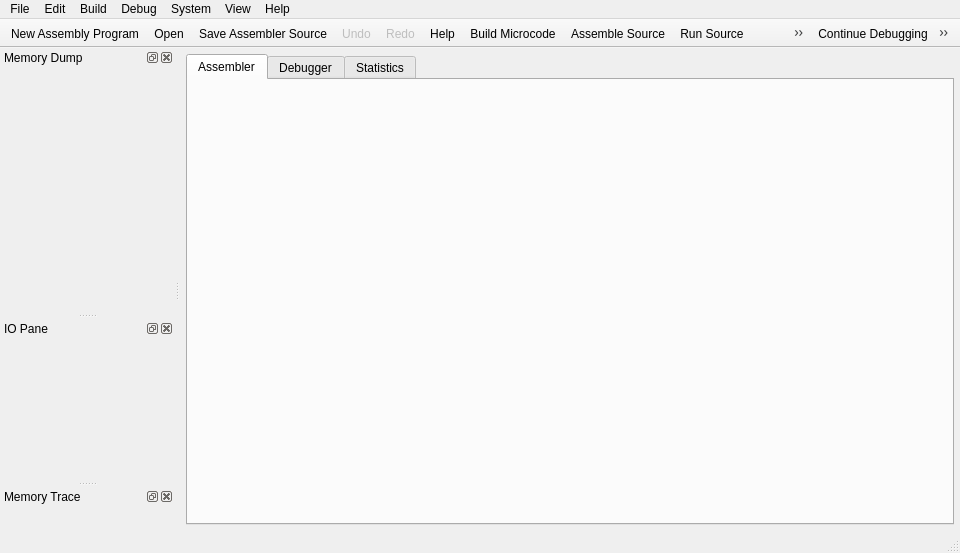
<?xml version="1.0" encoding="UTF-8"?>
<ui version="4.0">
 <class>MicroMainWindow</class>
 <widget class="QMainWindow" name="MicroMainWindow">
  <property name="geometry">
   <rect>
    <x>0</x>
    <y>0</y>
    <width>960</width>
    <height>553</height>
   </rect>
  </property>
  <property name="sizePolicy">
   <sizepolicy hsizetype="Expanding" vsizetype="Expanding">
    <horstretch>0</horstretch>
    <verstretch>0</verstretch>
   </sizepolicy>
  </property>
  <property name="windowTitle">
   <string>Pep/9 Micro</string>
  </property>
  <property name="windowIcon">
   <iconset resource="pep9micro-resources.qrc">
    <normaloff>:/images/Pep9micro-icon.png</normaloff>:/images/Pep9micro-icon.png</iconset>
  </property>
  <property name="unifiedTitleAndToolBarOnMac">
   <bool>true</bool>
  </property>
  <widget class="QWidget" name="centralWidget">
   <layout class="QGridLayout" name="gridLayout">
    <property name="leftMargin">
     <number>6</number>
    </property>
    <property name="topMargin">
     <number>6</number>
    </property>
    <property name="rightMargin">
     <number>6</number>
    </property>
    <property name="bottomMargin">
     <number>6</number>
    </property>
    <item row="0" column="0">
     <widget class="QTabWidget" name="tabWidget">
      <property name="sizePolicy">
       <sizepolicy hsizetype="Expanding" vsizetype="Expanding">
        <horstretch>5</horstretch>
        <verstretch>0</verstretch>
       </sizepolicy>
      </property>
      <property name="maximumSize">
       <size>
        <width>16777215</width>
        <height>16777208</height>
       </size>
      </property>
      <property name="currentIndex">
       <number>0</number>
      </property>
      <property name="documentMode">
       <bool>false</bool>
      </property>
      <property name="movable">
       <bool>true</bool>
      </property>
      <property name="tabBarAutoHide">
       <bool>true</bool>
      </property>
      <widget class="QWidget" name="assemblerTab">
       <attribute name="title">
        <string>Assembler</string>
       </attribute>
       <layout class="QGridLayout" name="gridLayout_6">
        <item row="0" column="0">
         <layout class="QGridLayout" name="assemblerGridLayout">
          <item row="0" column="0">
           <widget class="QSplitter" name="codeSplitter">
            <property name="orientation">
             <enum>Qt::Vertical</enum>
            </property>
            <property name="opaqueResize">
             <bool>true</bool>
            </property>
            <widget class="AssemblerPane" name="assemblerPane" native="true"/>
           </widget>
          </item>
         </layout>
        </item>
       </layout>
      </widget>
      <widget class="QWidget" name="debuggerTab">
       <attribute name="title">
        <string>Debugger</string>
       </attribute>
       <layout class="QGridLayout" name="gridLayout_4">
        <item row="0" column="0">
         <widget class="QSplitter" name="debuggerSplitter">
          <property name="orientation">
           <enum>Qt::Horizontal</enum>
          </property>
          <widget class="CpuPane" name="cpuWidget" native="true">
           <property name="sizePolicy">
            <sizepolicy hsizetype="MinimumExpanding" vsizetype="Preferred">
             <horstretch>2</horstretch>
             <verstretch>0</verstretch>
            </sizepolicy>
           </property>
           <property name="minimumSize">
            <size>
             <width>0</width>
             <height>0</height>
            </size>
           </property>
          </widget>
          <widget class="QTabWidget" name="debuggerTabWidget">
           <property name="sizePolicy">
            <sizepolicy hsizetype="Expanding" vsizetype="Expanding">
             <horstretch>1</horstretch>
             <verstretch>0</verstretch>
            </sizepolicy>
           </property>
           <property name="currentIndex">
            <number>1</number>
           </property>
           <widget class="QWidget" name="microcodeDebuggerTab">
            <attribute name="title">
             <string>Microcode</string>
            </attribute>
            <layout class="QGridLayout" name="gridLayout_3">
             <item row="0" column="0">
              <widget class="QSplitter" name="splitter">
               <property name="orientation">
                <enum>Qt::Vertical</enum>
               </property>
               <widget class="MicrocodePane" name="microcodeWidget" native="true">
                <property name="sizePolicy">
                 <sizepolicy hsizetype="Preferred" vsizetype="Preferred">
                  <horstretch>0</horstretch>
                  <verstretch>2</verstretch>
                 </sizepolicy>
                </property>
               </widget>
               <widget class="MicroObjectCodePane" name="microObjectCodePane" native="true">
                <property name="sizePolicy">
                 <sizepolicy hsizetype="Preferred" vsizetype="Preferred">
                  <horstretch>0</horstretch>
                  <verstretch>1</verstretch>
                 </sizepolicy>
                </property>
                <property name="maximumSize">
                 <size>
                  <width>16777215</width>
                  <height>350</height>
                 </size>
                </property>
               </widget>
              </widget>
             </item>
            </layout>
           </widget>
           <widget class="QWidget" name="assemblerDebuggerTab">
            <attribute name="title">
             <string>Assembler</string>
            </attribute>
            <layout class="QGridLayout" name="gridLayout_9">
             <item row="0" column="0">
              <widget class="AsmProgramTracePane" name="asmProgramTracePane" native="true"/>
             </item>
            </layout>
           </widget>
          </widget>
         </widget>
        </item>
       </layout>
      </widget>
      <widget class="QWidget" name="statsTab">
       <attribute name="title">
        <string>Statistics</string>
       </attribute>
       <layout class="QGridLayout" name="gridLayout_10">
        <item row="0" column="0">
         <layout class="QGridLayout" name="gridLayout_8"/>
        </item>
       </layout>
      </widget>
     </widget>
    </item>
   </layout>
  </widget>
  <widget class="QMenuBar" name="menuBar">
   <property name="geometry">
    <rect>
     <x>0</x>
     <y>0</y>
     <width>960</width>
     <height>22</height>
    </rect>
   </property>
   <widget class="QMenu" name="menuFile">
    <property name="title">
     <string>File</string>
    </property>
    <addaction name="actionFile_New_Asm"/>
    <addaction name="actionFile_New_Microcode"/>
    <addaction name="actionFile_Open"/>
    <addaction name="separator"/>
    <addaction name="actionFile_Save_Asm"/>
    <addaction name="actionFile_Save_Microcode"/>
    <addaction name="separator"/>
    <addaction name="actionFile_Save_Asm_Source_As"/>
    <addaction name="actionFile_Save_Object_Code_As"/>
    <addaction name="actionFile_Save_Assembler_Listing_As"/>
    <addaction name="actionFile_Save_Microcode_As"/>
    <addaction name="separator"/>
    <addaction name="actionFile_Print_Assembler_Source"/>
    <addaction name="actionFile_Print_Object_Code"/>
    <addaction name="actionFile_Print_Assembler_Listing"/>
    <addaction name="actionFile_Print_Microcode"/>
    <addaction name="separator"/>
    <addaction name="actionExit"/>
   </widget>
   <widget class="QMenu" name="menuEdit">
    <property name="title">
     <string>Edit</string>
    </property>
    <widget class="QMenu" name="menuFormat">
     <property name="title">
      <string>Assemble &amp;&amp; Format...</string>
     </property>
     <addaction name="actionEdit_Format_Assembler"/>
     <addaction name="actionEdit_Format_Microcode"/>
    </widget>
    <widget class="QMenu" name="menuRemove_Error_Messages">
     <property name="title">
      <string>Remove Error Messages</string>
     </property>
     <addaction name="actionEdit_Remove_Error_Assembler"/>
     <addaction name="actionEdit_Remove_Error_Microcode"/>
    </widget>
    <addaction name="actionEdit_Undo"/>
    <addaction name="actionEdit_Redo"/>
    <addaction name="separator"/>
    <addaction name="actionEdit_Cut"/>
    <addaction name="actionEdit_Copy"/>
    <addaction name="actionEdit_Paste"/>
    <addaction name="separator"/>
    <addaction name="actionEdit_UnComment_Line"/>
    <addaction name="menuFormat"/>
    <addaction name="menuRemove_Error_Messages"/>
    <addaction name="separator"/>
    <addaction name="actionEdit_Font"/>
    <addaction name="actionEdit_Reset_font_to_Default"/>
   </widget>
   <widget class="QMenu" name="menuSystem">
    <property name="title">
     <string>System</string>
    </property>
    <addaction name="actionSystem_Clear_CPU"/>
    <addaction name="actionSystem_Clear_Memory"/>
    <addaction name="separator"/>
    <addaction name="actionSystem_Assemble_Install_New_OS"/>
    <addaction name="actionSystem_Reinstall_Default_OS"/>
    <addaction name="actionSystem_Redefine_Mnemonics"/>
    <addaction name="separator"/>
    <addaction name="actionSystem_Code_Fragment"/>
    <addaction name="actionSystem_Complete_Microcode"/>
    <addaction name="separator"/>
    <addaction name="actionSystem_Redefine_Decoder_Tables"/>
   </widget>
   <widget class="QMenu" name="menuHelp">
    <property name="title">
     <string>Help</string>
    </property>
    <addaction name="actionHelp_Writing_Assembly_Programs"/>
    <addaction name="actionHelp_Machine_Language"/>
    <addaction name="actionHelp_Assembly_Language"/>
    <addaction name="actionHelp_Debugging_Assembly"/>
    <addaction name="actionHelp_Writing_Trap_Handlers"/>
    <addaction name="separator"/>
    <addaction name="actionHelp_Using_Pep_9_CPU"/>
    <addaction name="actionHelp_Interactive_Use"/>
    <addaction name="actionHelp_Microcode_Use"/>
    <addaction name="actionHelp_Debugging_Use"/>
    <addaction name="separator"/>
    <addaction name="actionHelp_Pep9Reference"/>
    <addaction name="actionHelp_Examples"/>
    <addaction name="actionHelp_Pep9_Operating_System"/>
    <addaction name="actionHelp_Pep9_Microcode_Implementation"/>
    <addaction name="separator"/>
    <addaction name="actionHelp_About_Pep9Micro"/>
    <addaction name="actionHelp_About_Qt"/>
   </widget>
   <widget class="QMenu" name="menuBuild">
    <property name="title">
     <string>Build</string>
    </property>
    <addaction name="actionBuild_Microcode"/>
    <addaction name="actionBuild_Assemble"/>
    <addaction name="actionBuild_Load_Object"/>
    <addaction name="actionBuild_Execute"/>
    <addaction name="separator"/>
    <addaction name="actionBuild_Run"/>
    <addaction name="actionBuild_Run_Object"/>
   </widget>
   <widget class="QMenu" name="menuDebug_2">
    <property name="title">
     <string>Debug</string>
    </property>
    <addaction name="actionDebug_Start_Debugging"/>
    <addaction name="actionDebug_Start_Debugging_Object"/>
    <addaction name="actionDebug_Start_Debugging_Loader"/>
    <addaction name="separator"/>
    <addaction name="actionDebug_Interupt_Execution"/>
    <addaction name="actionDebug_Continue"/>
    <addaction name="actionDebug_Stop_Debugging"/>
    <addaction name="separator"/>
    <addaction name="actionDebug_Single_Step_Assembler"/>
    <addaction name="actionDebug_Step_Over_Assembler"/>
    <addaction name="actionDebug_Step_Into_Assembler"/>
    <addaction name="actionDebug_Step_Out_Assembler"/>
    <addaction name="separator"/>
    <addaction name="actionDebug_Single_Step_Microcode"/>
    <addaction name="separator"/>
    <addaction name="actionDebug_Remove_All_Assembly_Breakpoints"/>
    <addaction name="actionDebug_Remove_All_Microcode_Breakpoints"/>
   </widget>
   <widget class="QMenu" name="menuView">
    <property name="title">
     <string>View</string>
    </property>
    <property name="separatorsCollapsible">
     <bool>false</bool>
    </property>
    <addaction name="actionView_Assembler_Tab"/>
    <addaction name="actionView_Debugger_Tab"/>
    <addaction name="actionView_Statistics_Tab"/>
    <addaction name="separator"/>
   </widget>
   <addaction name="menuFile"/>
   <addaction name="menuEdit"/>
   <addaction name="menuBuild"/>
   <addaction name="menuDebug_2"/>
   <addaction name="menuSystem"/>
   <addaction name="menuView"/>
   <addaction name="menuHelp"/>
  </widget>
  <widget class="QToolBar" name="mainToolBar">
   <property name="enabled">
    <bool>true</bool>
   </property>
   <property name="windowTitle">
    <string>Main Toolbar</string>
   </property>
   <property name="movable">
    <bool>false</bool>
   </property>
   <property name="iconSize">
    <size>
     <width>32</width>
     <height>32</height>
    </size>
   </property>
   <property name="floatable">
    <bool>false</bool>
   </property>
   <attribute name="toolBarArea">
    <enum>TopToolBarArea</enum>
   </attribute>
   <attribute name="toolBarBreak">
    <bool>false</bool>
   </attribute>
   <addaction name="actionFile_New_Asm"/>
   <addaction name="actionFile_Open"/>
   <addaction name="actionFile_Save_Asm"/>
   <addaction name="actionEdit_Undo"/>
   <addaction name="actionEdit_Redo"/>
   <addaction name="actionHelp"/>
   <addaction name="actionBuild_Microcode"/>
   <addaction name="actionBuild_Assemble"/>
   <addaction name="actionBuild_Run"/>
   <addaction name="actionDebug_Start_Debugging"/>
  </widget>
  <widget class="QToolBar" name="byteConverterToolBar">
   <property name="windowTitle">
    <string>Byte Converter</string>
   </property>
   <property name="movable">
    <bool>false</bool>
   </property>
   <property name="floatable">
    <bool>false</bool>
   </property>
   <attribute name="toolBarArea">
    <enum>TopToolBarArea</enum>
   </attribute>
   <attribute name="toolBarBreak">
    <bool>false</bool>
   </attribute>
   <addaction name="actionDebug_Continue"/>
   <addaction name="actionDebug_Stop_Debugging"/>
   <addaction name="actionDebug_Single_Step_Assembler"/>
   <addaction name="actionDebug_Step_Over_Assembler"/>
   <addaction name="actionDebug_Step_Into_Assembler"/>
   <addaction name="actionDebug_Step_Out_Assembler"/>
   <addaction name="separator"/>
   <addaction name="actionDebug_Single_Step_Microcode"/>
  </widget>
  <widget class="QStatusBar" name="statusBar"/>
  <widget class="QToolBar" name="debugToolBar">
   <property name="windowTitle">
    <string>Debug Tools</string>
   </property>
   <property name="movable">
    <bool>false</bool>
   </property>
   <property name="iconSize">
    <size>
     <width>32</width>
     <height>32</height>
    </size>
   </property>
   <attribute name="toolBarArea">
    <enum>TopToolBarArea</enum>
   </attribute>
   <attribute name="toolBarBreak">
    <bool>false</bool>
   </attribute>
  </widget>
  <widget class="QDockWidget" name="memoryDockWdget">
   <property name="sizePolicy">
    <sizepolicy hsizetype="Preferred" vsizetype="Preferred">
     <horstretch>0</horstretch>
     <verstretch>8</verstretch>
    </sizepolicy>
   </property>
   <property name="minimumSize">
    <size>
     <width>174</width>
     <height>246</height>
    </size>
   </property>
   <property name="windowTitle">
    <string>Memory Dump</string>
   </property>
   <attribute name="dockWidgetArea">
    <number>1</number>
   </attribute>
   <widget class="QWidget" name="dockWidgetContents">
    <layout class="QGridLayout" name="gridLayout_2">
     <item row="0" column="0">
      <widget class="MemoryDumpPane" name="memoryWidget" native="true">
       <property name="sizePolicy">
        <sizepolicy hsizetype="Preferred" vsizetype="Preferred">
         <horstretch>1</horstretch>
         <verstretch>8</verstretch>
        </sizepolicy>
       </property>
       <property name="minimumSize">
        <size>
         <width>150</width>
         <height>200</height>
        </size>
       </property>
      </widget>
     </item>
    </layout>
   </widget>
  </widget>
  <widget class="QDockWidget" name="ioDockWidget">
   <property name="sizePolicy">
    <sizepolicy hsizetype="Preferred" vsizetype="Preferred">
     <horstretch>0</horstretch>
     <verstretch>4</verstretch>
    </sizepolicy>
   </property>
   <property name="windowTitle">
    <string>IO Pane</string>
   </property>
   <attribute name="dockWidgetArea">
    <number>1</number>
   </attribute>
   <widget class="QWidget" name="dockWidgetContents_2">
    <layout class="QGridLayout" name="gridLayout_5">
     <item row="0" column="0">
      <widget class="IOWidget" name="ioWidget" native="true">
       <property name="sizePolicy">
        <sizepolicy hsizetype="Preferred" vsizetype="Preferred">
         <horstretch>1</horstretch>
         <verstretch>3</verstretch>
        </sizepolicy>
       </property>
       <property name="minimumSize">
        <size>
         <width>150</width>
         <height>110</height>
        </size>
       </property>
      </widget>
     </item>
    </layout>
   </widget>
  </widget>
  <widget class="QDockWidget" name="memoryTraceDockWidget">
   <property name="enabled">
    <bool>true</bool>
   </property>
   <property name="windowTitle">
    <string>Memory Trace</string>
   </property>
   <attribute name="dockWidgetArea">
    <number>1</number>
   </attribute>
   <widget class="QWidget" name="dockWidgetContents_3">
    <layout class="QGridLayout" name="gridLayout_7">
     <item row="0" column="0">
      <widget class="NewMemoryTracePane" name="memoryTracePane" native="true">
       <property name="minimumSize">
        <size>
         <width>150</width>
         <height>0</height>
        </size>
       </property>
      </widget>
     </item>
    </layout>
   </widget>
  </widget>
  <action name="actionFile_New_Asm">
   <property name="icon">
    <iconset resource="../pep9common/pep9common-resources.qrc">
     <normaloff>:/images/new.png</normaloff>:/images/new.png</iconset>
   </property>
   <property name="text">
    <string>New Assembly Program</string>
   </property>
   <property name="shortcut">
    <string>Ctrl+N</string>
   </property>
   <property name="iconVisibleInMenu">
    <bool>false</bool>
   </property>
  </action>
  <action name="actionFile_Open">
   <property name="icon">
    <iconset resource="../pep9common/pep9common-resources.qrc">
     <normaloff>:/images/open.png</normaloff>:/images/open.png</iconset>
   </property>
   <property name="text">
    <string>Open...</string>
   </property>
   <property name="shortcut">
    <string>Ctrl+O</string>
   </property>
   <property name="iconVisibleInMenu">
    <bool>false</bool>
   </property>
  </action>
  <action name="actionFile_Save_Asm">
   <property name="icon">
    <iconset resource="../pep9common/pep9common-resources.qrc">
     <normaloff>:/images/save.png</normaloff>:/images/save.png</iconset>
   </property>
   <property name="text">
    <string>Save Assembler Source</string>
   </property>
   <property name="shortcut">
    <string>Ctrl+S</string>
   </property>
   <property name="iconVisibleInMenu">
    <bool>false</bool>
   </property>
  </action>
  <action name="actionFile_Save_Asm_Source_As">
   <property name="text">
    <string>Save Assembler Source As...</string>
   </property>
   <property name="shortcut">
    <string>Ctrl+Shift+S</string>
   </property>
   <property name="iconVisibleInMenu">
    <bool>false</bool>
   </property>
  </action>
  <action name="actionEdit_Undo">
   <property name="enabled">
    <bool>false</bool>
   </property>
   <property name="icon">
    <iconset resource="../pep9common/pep9common-resources.qrc">
     <normaloff>:/images/undo.png</normaloff>:/images/undo.png</iconset>
   </property>
   <property name="text">
    <string>Undo</string>
   </property>
   <property name="shortcut">
    <string>Ctrl+Z</string>
   </property>
   <property name="iconVisibleInMenu">
    <bool>false</bool>
   </property>
  </action>
  <action name="actionEdit_Redo">
   <property name="enabled">
    <bool>false</bool>
   </property>
   <property name="icon">
    <iconset resource="../pep9common/pep9common-resources.qrc">
     <normaloff>:/images/redo.png</normaloff>:/images/redo.png</iconset>
   </property>
   <property name="text">
    <string>Redo</string>
   </property>
   <property name="shortcut">
    <string>Ctrl+Y</string>
   </property>
   <property name="iconVisibleInMenu">
    <bool>false</bool>
   </property>
  </action>
  <action name="actionEdit_Cut">
   <property name="icon">
    <iconset resource="../pep9common/pep9common-resources.qrc">
     <normaloff>:/images/cut.png</normaloff>:/images/cut.png</iconset>
   </property>
   <property name="text">
    <string>Cut</string>
   </property>
   <property name="shortcut">
    <string>Ctrl+X</string>
   </property>
   <property name="iconVisibleInMenu">
    <bool>false</bool>
   </property>
  </action>
  <action name="actionEdit_Copy">
   <property name="icon">
    <iconset resource="../pep9common/pep9common-resources.qrc">
     <normaloff>:/images/copy.png</normaloff>:/images/copy.png</iconset>
   </property>
   <property name="text">
    <string>Copy</string>
   </property>
   <property name="shortcut">
    <string>Ctrl+C</string>
   </property>
   <property name="iconVisibleInMenu">
    <bool>false</bool>
   </property>
  </action>
  <action name="actionEdit_Paste">
   <property name="icon">
    <iconset resource="../pep9common/pep9common-resources.qrc">
     <normaloff>:/images/paste.png</normaloff>:/images/paste.png</iconset>
   </property>
   <property name="text">
    <string>Paste</string>
   </property>
   <property name="shortcut">
    <string>Ctrl+V</string>
   </property>
   <property name="iconVisibleInMenu">
    <bool>false</bool>
   </property>
  </action>
  <action name="actionEdit_Font">
   <property name="text">
    <string>Font...</string>
   </property>
   <property name="iconVisibleInMenu">
    <bool>false</bool>
   </property>
  </action>
  <action name="actionSystem_Clear_CPU">
   <property name="text">
    <string>Clear CPU</string>
   </property>
   <property name="iconVisibleInMenu">
    <bool>false</bool>
   </property>
  </action>
  <action name="actionSystem_Clear_Memory">
   <property name="text">
    <string>Clear Memory</string>
   </property>
   <property name="iconVisibleInMenu">
    <bool>false</bool>
   </property>
  </action>
  <action name="actionBuild_Run">
   <property name="icon">
    <iconset resource="../pep9common/pep9common-resources.qrc">
     <normaloff>:/images/run.png</normaloff>:/images/run.png</iconset>
   </property>
   <property name="text">
    <string>Run Source</string>
   </property>
   <property name="shortcut">
    <string>Ctrl+R</string>
   </property>
   <property name="iconVisibleInMenu">
    <bool>false</bool>
   </property>
  </action>
  <action name="actionDebug_Start_Debugging">
   <property name="icon">
    <iconset resource="../pep9common/pep9common-resources.qrc">
     <normaloff>:/images/debugger_start.png</normaloff>:/images/debugger_start.png</iconset>
   </property>
   <property name="text">
    <string>Start Debugging</string>
   </property>
   <property name="shortcut">
    <string>Ctrl+D</string>
   </property>
   <property name="iconVisibleInMenu">
    <bool>false</bool>
   </property>
  </action>
  <action name="actionDebug_Stop_Debugging">
   <property name="enabled">
    <bool>false</bool>
   </property>
   <property name="icon">
    <iconset resource="../pep9common/pep9common-resources.qrc">
     <normaloff>:/images/stop.png</normaloff>:/images/stop.png</iconset>
   </property>
   <property name="text">
    <string>Stop Debugging</string>
   </property>
   <property name="shortcut">
    <string>Ctrl+E</string>
   </property>
   <property name="iconVisibleInMenu">
    <bool>false</bool>
   </property>
  </action>
  <action name="actionHelp">
   <property name="icon">
    <iconset resource="../pep9common/pep9common-resources.qrc">
     <normaloff>:/images/help.png</normaloff>:/images/help.png</iconset>
   </property>
   <property name="text">
    <string>Help</string>
   </property>
   <property name="shortcut">
    <string>F1</string>
   </property>
  </action>
  <action name="actionFile_Print_Microcode">
   <property name="text">
    <string>Print Microcode...</string>
   </property>
   <property name="shortcut">
    <string>Ctrl+Alt+P</string>
   </property>
  </action>
  <action name="actionFile_Print_Object_Code">
   <property name="text">
    <string>Print Object Code...</string>
   </property>
  </action>
  <action name="actionHelp_About_Pep9Micro">
   <property name="text">
    <string>About Pep9Micro</string>
   </property>
   <property name="toolTip">
    <string>About Pep9Micro</string>
   </property>
  </action>
  <action name="actionHelp_About_Qt">
   <property name="text">
    <string>About Qt</string>
   </property>
  </action>
  <action name="actionEdit_UnComment_Line">
   <property name="text">
    <string>Un/Comment Microcode Line</string>
   </property>
   <property name="shortcut">
    <string>Ctrl+/</string>
   </property>
  </action>
  <action name="actionHelp_Pep9Reference">
   <property name="text">
    <string>Pep/9 Reference</string>
   </property>
  </action>
  <action name="actionHelp_Examples">
   <property name="text">
    <string>Examples</string>
   </property>
  </action>
  <action name="actionEdit_Reset_font_to_Default">
   <property name="text">
    <string>Reset Font to Default</string>
   </property>
   <property name="toolTip">
    <string>Reset Font to Default</string>
   </property>
  </action>
  <action name="actionEdit_Format_Assembler">
   <property name="text">
    <string>Assembler Source</string>
   </property>
   <property name="shortcut">
    <string>Ctrl+L</string>
   </property>
  </action>
  <action name="actionEdit_Format_Microcode">
   <property name="text">
    <string>Microcode Source</string>
   </property>
   <property name="shortcut">
    <string>Ctrl+Alt+L</string>
   </property>
  </action>
  <action name="actionEdit_Remove_Error_Assembler">
   <property name="text">
    <string>Assembler Source</string>
   </property>
  </action>
  <action name="actionEdit_Remove_Error_Microcode">
   <property name="text">
    <string>Microcode Source</string>
   </property>
  </action>
  <action name="actionBuild_Assemble">
   <property name="icon">
    <iconset resource="../pep9common/pep9common-resources.qrc">
     <normaloff>:/images/assemble.png</normaloff>:/images/assemble.png</iconset>
   </property>
   <property name="text">
    <string>Assemble Source</string>
   </property>
   <property name="shortcut">
    <string>Ctrl+Shift+A</string>
   </property>
   <property name="iconVisibleInMenu">
    <bool>false</bool>
   </property>
  </action>
  <action name="actionBuild_Load_Object">
   <property name="icon">
    <iconset resource="../pep9common/pep9common-resources.qrc">
     <normaloff>:/images/load-source.png</normaloff>:/images/load-source.png</iconset>
   </property>
   <property name="text">
    <string>Load Object Code</string>
   </property>
   <property name="shortcut">
    <string>Ctrl+Shift+L</string>
   </property>
   <property name="iconVisibleInMenu">
    <bool>false</bool>
   </property>
  </action>
  <action name="actionBuild_Microcode">
   <property name="icon">
    <iconset resource="../pep9common/pep9common-resources.qrc">
     <normaloff>:/images/flash.svg</normaloff>:/images/flash.svg</iconset>
   </property>
   <property name="text">
    <string>Build Microcode</string>
   </property>
   <property name="toolTip">
    <string>Build Microcode</string>
   </property>
   <property name="shortcut">
    <string>Ctrl+Shift+M</string>
   </property>
   <property name="iconVisibleInMenu">
    <bool>false</bool>
   </property>
  </action>
  <action name="actionDebug_Interupt_Execution">
   <property name="enabled">
    <bool>false</bool>
   </property>
   <property name="text">
    <string>Interupt Execution</string>
   </property>
   <property name="shortcut">
    <string>Ctrl+.</string>
   </property>
  </action>
  <action name="actionDebug_Step_Over_Assembler">
   <property name="icon">
    <iconset resource="../pep9common/pep9common-resources.qrc">
     <normaloff>:/images/debugger_step_over.png</normaloff>:/images/debugger_step_over.png</iconset>
   </property>
   <property name="text">
    <string>Step Over - Assembler</string>
   </property>
   <property name="iconVisibleInMenu">
    <bool>false</bool>
   </property>
  </action>
  <action name="actionDebug_Step_Into_Assembler">
   <property name="icon">
    <iconset resource="../pep9common/pep9common-resources.qrc">
     <normaloff>:/images/debugger_step_into.png</normaloff>:/images/debugger_step_into.png</iconset>
   </property>
   <property name="text">
    <string>Step Into - Assembler</string>
   </property>
   <property name="iconVisibleInMenu">
    <bool>false</bool>
   </property>
  </action>
  <action name="actionDebug_Step_Out_Assembler">
   <property name="icon">
    <iconset resource="../pep9common/pep9common-resources.qrc">
     <normaloff>:/images/debugger_step_out.png</normaloff>:/images/debugger_step_out.png</iconset>
   </property>
   <property name="text">
    <string>Step Out - Assembler</string>
   </property>
   <property name="iconVisibleInMenu">
    <bool>false</bool>
   </property>
  </action>
  <action name="actionDebug_Single_Step_Microcode">
   <property name="icon">
    <iconset resource="../pep9common/pep9common-resources.qrc">
     <normaloff>:/images/debug_single_step_micro.png</normaloff>:/images/debug_single_step_micro.png</iconset>
   </property>
   <property name="text">
    <string>Single Step - Microcode</string>
   </property>
   <property name="shortcut">
    <string>Alt+Return</string>
   </property>
   <property name="iconVisibleInMenu">
    <bool>false</bool>
   </property>
  </action>
  <action name="actionDebug_Restart_Debugging">
   <property name="icon">
    <iconset resource="../pep9common/pep9common-resources.qrc">
     <normaloff>:/images/debugger_restart.png</normaloff>:/images/debugger_restart.png</iconset>
   </property>
   <property name="text">
    <string>Restart Debugging</string>
   </property>
   <property name="iconVisibleInMenu">
    <bool>false</bool>
   </property>
  </action>
  <action name="actionDebug_Continue">
   <property name="icon">
    <iconset resource="../pep9common/pep9common-resources.qrc">
     <normaloff>:/images/debugger_continue.png</normaloff>:/images/debugger_continue.png</iconset>
   </property>
   <property name="text">
    <string>Continue Debugging</string>
   </property>
   <property name="toolTip">
    <string>Continue Debugging</string>
   </property>
   <property name="iconVisibleInMenu">
    <bool>false</bool>
   </property>
  </action>
  <action name="actionBuild_Execute">
   <property name="text">
    <string>Execute</string>
   </property>
   <property name="shortcut">
    <string>Ctrl+Shift+R</string>
   </property>
  </action>
  <action name="actionDebug_Start_Debugging_Object">
   <property name="text">
    <string>Start Debugging Object</string>
   </property>
   <property name="shortcut">
    <string>Ctrl+Shift+D</string>
   </property>
  </action>
  <action name="actionDebug_Start_Debugging_Loader">
   <property name="text">
    <string>Start Debugging Loader</string>
   </property>
  </action>
  <action name="actionFile_Print_Assembler_Source">
   <property name="text">
    <string>Print Assembler Source...</string>
   </property>
   <property name="shortcut">
    <string>Ctrl+P</string>
   </property>
  </action>
  <action name="actionFile_Print_Assembler_Listing">
   <property name="text">
    <string>Print Assembler Listing...</string>
   </property>
  </action>
  <action name="actionFile_Save_Object_Code_As">
   <property name="text">
    <string>Save Object Code As...</string>
   </property>
  </action>
  <action name="actionFile_Save_Assembler_Listing_As">
   <property name="text">
    <string>Save Assembler Listing As..</string>
   </property>
  </action>
  <action name="actionFile_Save_Microcode_As">
   <property name="text">
    <string>Save Microcode As..</string>
   </property>
   <property name="shortcut">
    <string>Ctrl+Alt+Shift+S</string>
   </property>
  </action>
  <action name="actionFile_New_Microcode">
   <property name="text">
    <string>New Microcode Program</string>
   </property>
   <property name="shortcut">
    <string>Ctrl+Alt+N</string>
   </property>
  </action>
  <action name="actionFile_Save_Microcode">
   <property name="text">
    <string>Save Microcode</string>
   </property>
   <property name="shortcut">
    <string>Ctrl+Alt+S</string>
   </property>
  </action>
  <action name="actionExit">
   <property name="text">
    <string>Exit</string>
   </property>
  </action>
  <action name="actionDebug_Remove_All_Assembly_Breakpoints">
   <property name="text">
    <string>Remove All Assembly Breakpoints</string>
   </property>
  </action>
  <action name="actionDebug_Remove_All_Microcode_Breakpoints">
   <property name="text">
    <string>Remove All Microcode Breakpoints</string>
   </property>
  </action>
  <action name="actionSystem_Code_Fragment">
   <property name="checkable">
    <bool>true</bool>
   </property>
   <property name="text">
    <string>Code Fragment</string>
   </property>
   <property name="shortcut">
    <string>Ctrl+1</string>
   </property>
  </action>
  <action name="actionSystem_Complete_Microcode">
   <property name="checkable">
    <bool>true</bool>
   </property>
   <property name="checked">
    <bool>true</bool>
   </property>
   <property name="text">
    <string>Complete Microcode</string>
   </property>
   <property name="shortcut">
    <string>Ctrl+2</string>
   </property>
  </action>
  <action name="actionDebug_Single_Step_Assembler">
   <property name="icon">
    <iconset resource="../pep9common/pep9common-resources.qrc">
     <normaloff>:/images/debug_single_step_asm.png</normaloff>:/images/debug_single_step_asm.png</iconset>
   </property>
   <property name="text">
    <string>Single Step - Assembler</string>
   </property>
   <property name="toolTip">
    <string>Single Step - Assembler</string>
   </property>
   <property name="shortcut">
    <string>Ctrl+Return</string>
   </property>
   <property name="iconVisibleInMenu">
    <bool>false</bool>
   </property>
  </action>
  <action name="actionSystem_Redefine_Mnemonics">
   <property name="text">
    <string>Redefine Mnemonics...</string>
   </property>
  </action>
  <action name="actionSystem_Assemble_Install_New_OS">
   <property name="text">
    <string>Assemble &amp;&amp; Install New OS</string>
   </property>
  </action>
  <action name="actionSystem_Reinstall_Default_OS">
   <property name="text">
    <string>Reinstall Default OS</string>
   </property>
  </action>
  <action name="actionHelp_Microcode_Use">
   <property name="text">
    <string>Microcode Use</string>
   </property>
  </action>
  <action name="actionHelp_Debugging_Use">
   <property name="text">
    <string>Debugging Use</string>
   </property>
  </action>
  <action name="actionHelp_Interactive_Use">
   <property name="text">
    <string>Interactive Use</string>
   </property>
  </action>
  <action name="actionHelp_Pep9_Operating_System">
   <property name="text">
    <string>Pep/9 Operating System</string>
   </property>
  </action>
  <action name="actionHelp_Pep9_Microcode_Implementation">
   <property name="text">
    <string>Pep/9 Microcode Implementation</string>
   </property>
  </action>
  <action name="actionHelp_Debugging_Assembly">
   <property name="text">
    <string>Debugging Assembly</string>
   </property>
  </action>
  <action name="actionHelp_Writing_Trap_Handlers">
   <property name="text">
    <string>Writing Trap Handlers</string>
   </property>
  </action>
  <action name="actionHelp_Machine_Language">
   <property name="text">
    <string>Machine Language</string>
   </property>
  </action>
  <action name="actionHelp_Assembly_Language">
   <property name="text">
    <string>Assembly Language</string>
   </property>
  </action>
  <action name="actionHelp_Using_Pep_9_CPU">
   <property name="text">
    <string>Using Pep/9 Micro</string>
   </property>
  </action>
  <action name="actionHelp_Writing_Assembly_Programs">
   <property name="text">
    <string>Writing Assembly Programs</string>
   </property>
  </action>
  <action name="actionSystem_Redefine_Decoder_Tables">
   <property name="text">
    <string>Redefine Decoder Tables</string>
   </property>
  </action>
  <action name="actionBuild_Run_Object">
   <property name="text">
    <string>Run Object</string>
   </property>
   <property name="toolTip">
    <string>Run Object Code</string>
   </property>
  </action>
  <action name="actionView_Assembler_Tab">
   <property name="text">
    <string>Assembler Tab</string>
   </property>
   <property name="shortcut">
    <string>Ctrl+3</string>
   </property>
  </action>
  <action name="actionView_Debugger_Tab">
   <property name="text">
    <string>Debugger Tab</string>
   </property>
   <property name="shortcut">
    <string>Ctrl+4</string>
   </property>
  </action>
  <action name="actionView_Statistics_Tab">
   <property name="enabled">
    <bool>false</bool>
   </property>
   <property name="text">
    <string>Statistics Tab</string>
   </property>
   <property name="shortcut">
    <string>Ctrl+5</string>
   </property>
   <property name="visible">
    <bool>false</bool>
   </property>
  </action>
 </widget>
 <layoutdefault spacing="6" margin="11"/>
 <customwidgets>
  <customwidget>
   <class>MemoryDumpPane</class>
   <extends>QWidget</extends>
   <header>memorydumppane.h</header>
   <container>1</container>
  </customwidget>
  <customwidget>
   <class>MicrocodePane</class>
   <extends>QWidget</extends>
   <header>microcodepane.h</header>
   <container>1</container>
  </customwidget>
  <customwidget>
   <class>MicroObjectCodePane</class>
   <extends>QWidget</extends>
   <header>microobjectcodepane.h</header>
   <container>1</container>
  </customwidget>
  <customwidget>
   <class>CpuPane</class>
   <extends>QWidget</extends>
   <header>cpupane.h</header>
   <container>1</container>
  </customwidget>
  <customwidget>
   <class>IOWidget</class>
   <extends>QWidget</extends>
   <header>iowidget.h</header>
   <container>1</container>
  </customwidget>
  <customwidget>
   <class>NewMemoryTracePane</class>
   <extends>QWidget</extends>
   <header>memorytracepane.h</header>
   <container>1</container>
  </customwidget>
  <customwidget>
   <class>AsmProgramTracePane</class>
   <extends>QWidget</extends>
   <header>asmprogramtracepane.h</header>
   <container>1</container>
  </customwidget>
  <customwidget>
   <class>AssemblerPane</class>
   <extends>QWidget</extends>
   <header>assemblerpane.h</header>
   <container>1</container>
  </customwidget>
 </customwidgets>
 <resources>
  <include location="../pep9common/pep9common-resources.qrc"/>
  <include location="../pep9common/pep9common-resources.qrc"/>
  <include location="pep9micro-resources.qrc"/>
  <include location="../pep9common/pep9common-resources.qrc"/>
 </resources>
 <connections>
  <connection>
   <sender>actionExit</sender>
   <signal>triggered(bool)</signal>
   <receiver>MicroMainWindow</receiver>
   <slot>close()</slot>
   <hints>
    <hint type="sourcelabel">
     <x>-1</x>
     <y>-1</y>
    </hint>
    <hint type="destinationlabel">
     <x>517</x>
     <y>370</y>
    </hint>
   </hints>
  </connection>
 </connections>
 <slots>
  <signal>defaultFonts()</signal>
  <slot>on_actionEdit_Font_Default_triggered()</slot>
 </slots>
</ui>
